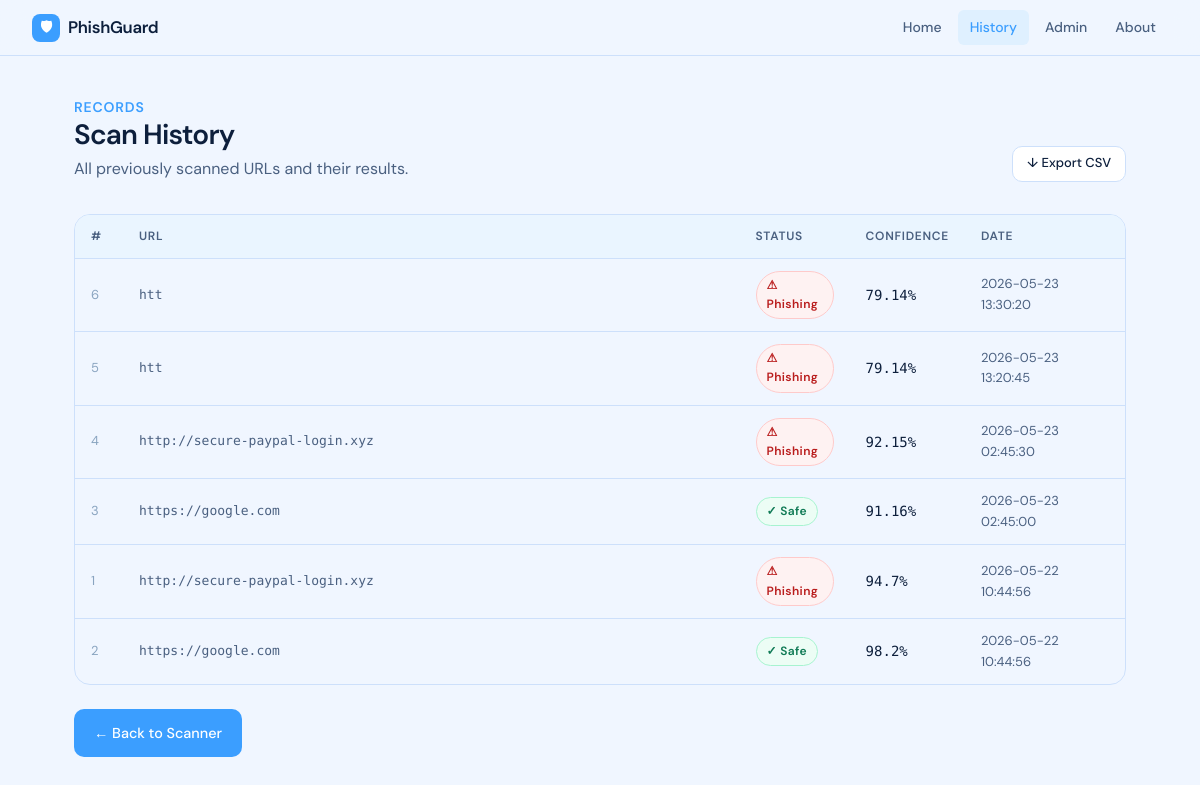
Before: /history with the older database file.
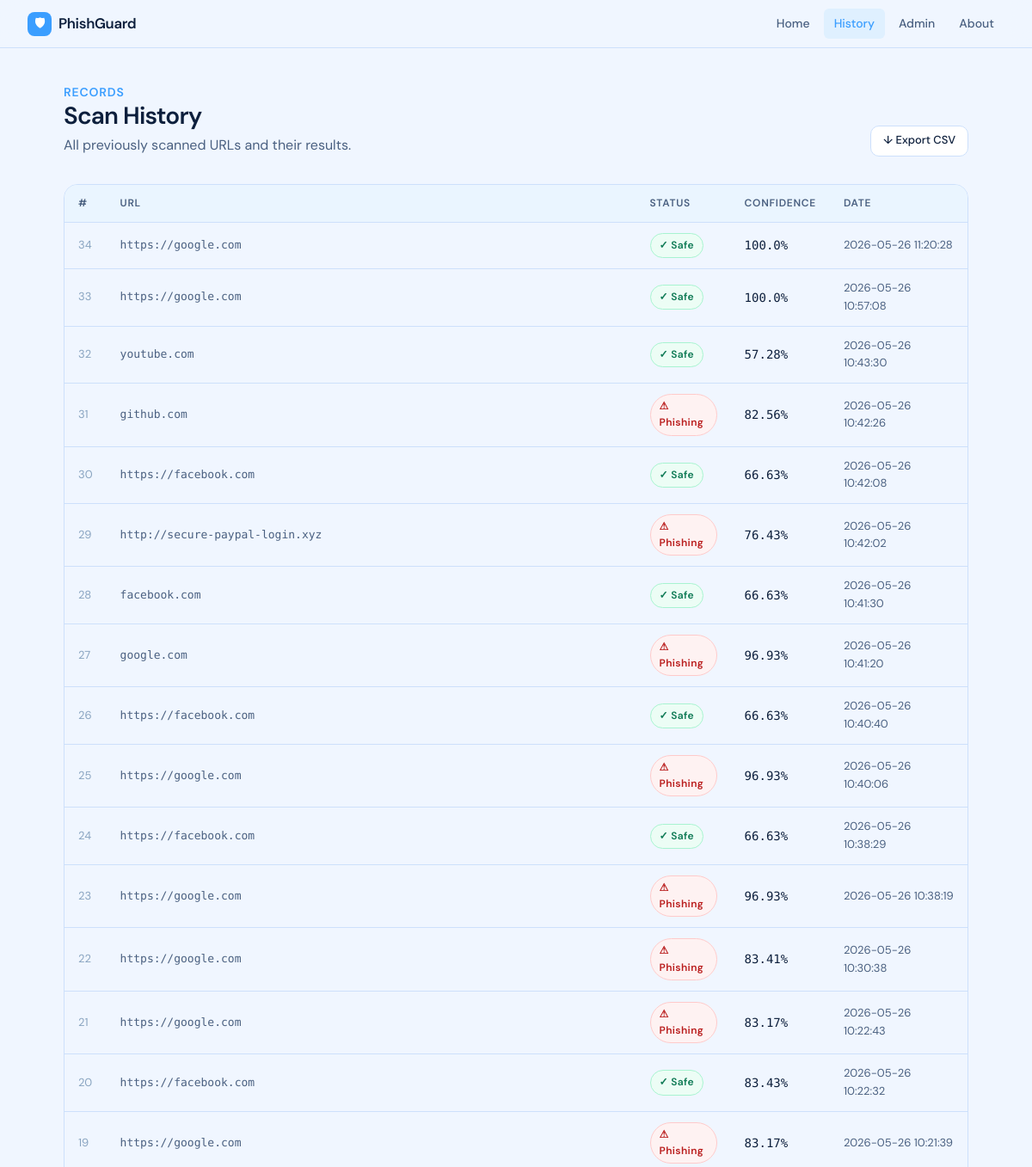
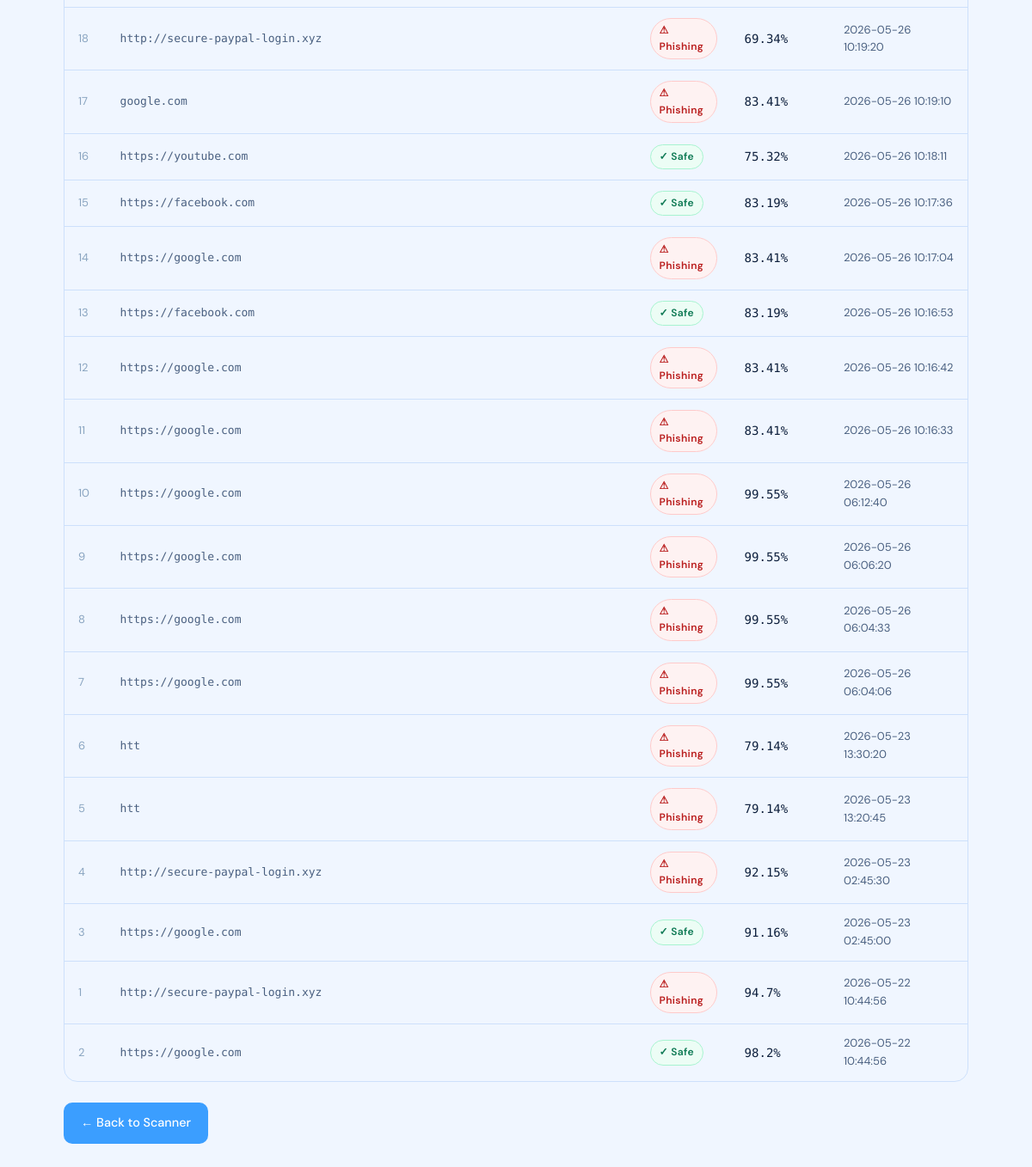
After: the same page with the newer database file (2 pictures, top to bottom).
### tables this page shows
CREATE TABLE scan_history(
        id INTEGER PRIMARY KEY AUTOINCREMENT,
        url TEXT NOT NULL,
        prediction TEXT NOT NULL,
        confidence REAL NOT NULL,
        scan_date TIMESTAMP DEFAULT CURRENT_TIMESTAMP
    );

### app.py (the view)
@app.route("/history")
def history():
    data = get_history()
    return render_template(
        "history.html",
        history=data
    )

### db_helper.py (called while the page is built)
def get_history():
    conn = sqlite3.connect(DATABASE)
    cursor = conn.cursor()
    cursor.execute("""
        SELECT *
        FROM scan_history
        ORDER BY scan_date DESC
    """)
    rows = cursor.fetchall()
    conn.close()
    return rows

### templates/history.html (shortened to what this page needs)
<!DOCTYPE html>
<html lang="en">
<head>
    <link rel="stylesheet" href="{{ url_for('static', filename='css/style.css') }}">
</head>
<body>
<nav class="nav">
    <a href="/" class="nav-brand">
        <div class="shield">🛡</div>
        PhishGuard
    </a>
    <ul class="nav-links" id="navLinks">
        <li><a href="/">Home</a></li>
        <li><a href="/history" class="active">History</a></li>
        <li><a href="/admin">Admin</a></li>
        <li><a href="/about">About</a></li>
    </ul>
</nav>
<main class="page-wide">
    <div class="page-header animate-in">
        <div style="display:flex; align-items:flex-start; justify-content:space-between; flex-wrap:wrap; gap:12px;">
            <div>
                <h3>Records</h3>
                <h1>Scan History</h1>
                <p class="subtitle" style="margin-top:4px;">All previously scanned URLs and their results.</p>
            </div>
            <a href="/export" class="btn btn-secondary btn-sm" style="margin-top:auto;">
                ↓ Export CSV
            </a>
        </div>
    </div>
    <div class="animate-in delay-1">
        {% if history %}
        <div class="table-wrap">
            <table>
                <thead>
                    <tr>
                        <th style="width:48px;">#</th>
                        <th>URL</th>
                        <th style="width:110px;">Status</th>
                        <th style="width:110px;">Confidence</th>
                        <th style="width:160px;">Date</th>
                    </tr>
                </thead>
                <tbody>
                    {% for row in history %}
                    <tr>
                        <td style="color:var(--text-muted); font-size:0.8125rem;">{{ row[0] }}</td>
                        <td class="td-mono">{{ row[1] }}</td>
                        <td>
                            {% if row[2] == "PHISHING" %}
                            <span class="badge badge-danger">⚠ Phishing</span>
                            {% elif row[2] == "SAFE" %}
                            <span class="badge badge-safe">✓ Safe</span>
                            {% else %}
                            <span class="badge badge-warn">? {{ row[2] }}</span>
                            {% endif %}
                        </td>
                        <td style="font-family:var(--font-mono); font-size:0.875rem;">{{ row[3] }}%</td>
                        <td style="color:var(--text-secondary); font-size:0.8125rem;">{{ row[4] }}</td>
                    </tr>
                    {% endfor %}
                </tbody>
            </table>
        </div>
        {% else %}
        <div class="card" style="text-align:center; padding:3rem 1.5rem;">
            <div style="font-size:2rem; margin-bottom:12px;">📭</div>
            <p style="color:var(--text-secondary); font-size:0.9375rem;">No scans yet. <a href="/" style="color:var(--accent);">Scan your first URL.</a></p>
        </div>
        {% endif %}
    </div>
    <div class="actions-row animate-in delay-2">
        <a href="/" class="btn btn-primary">← Back to Scanner</a>
    </div>
</main>
</body>
</html>

### static/css/style.css (style rules this page uses)
*, *::before, *::after { margin: 0; padding: 0; box-sizing: border-box; }
:root { --font-main: 'DM Sans', sans-serif; --font-mono: 'DM Mono', monospace; --bg: #f0f6ff; --surface: #ffffff; --border: #cde0fb; --border-strong: #a8c8f8; --text-primary: #0d1f3c; --text-secondary: #4a6080; --text-muted: #89a4c0; --accent: #3b9eff; --accent-light: #dff0ff; --accent-hover: #1f8ff0; --accent-soft: #eaf5ff; --nav-bg: rgba(240, 246, 255, 0.88); --safe: #0f7a55; --safe-bg: #ecfdf5; --safe-border: #a7f3d0; --danger: #b91c1c; --danger-bg: #fef2f2; --danger-border: #fecaca; --warn: #92400e; --warn-bg: #fffbeb; --warn-border: #fde68a; --radius-sm: 6px; --radius-md: 10px; --radius-lg: 16px; --radius-xl: 24px; --shadow-sm: 0 1px 3px rgba(59,158,255,0.08), 0 1px 2px rgba(59,158,255,0.05); --shadow-md: 0 4px 12px rgba(59,158,255,0.12), 0 2px 4px rgba(59,158,255,0.06); }
html { font-size: 16px; }
body { font-family: var(--font-main); background: var(--bg); color: var(--text-primary); line-height: 1.6; min-height: 100vh; }
.nav { position: sticky; top: 0; z-index: 100; background: var(--nav-bg); backdrop-filter: blur(12px); -webkit-backdrop-filter: blur(12px); border-bottom: 1px solid var(--border); padding: 0 2rem; height: 56px; display: flex; align-items: center; justify-content: space-between; }
.nav-brand { font-weight: 600; font-size: 1.05rem; color: var(--text-primary); text-decoration: none; display: flex; align-items: center; gap: 8px; letter-spacing: -0.02em; }
.nav-brand .shield { width: 28px; height: 28px; background: var(--accent); border-radius: 8px; display: flex; align-items: center; justify-content: center; color: white; font-size: 14px; }
.nav-links { display: flex; align-items: center; gap: 4px; list-style: none; }
.nav-links a { display: block; padding: 6px 12px; border-radius: var(--radius-sm); font-size: 0.875rem; font-weight: 500; color: var(--text-secondary); text-decoration: none; transition: background 0.15s, color 0.15s; }
.nav-links a:hover, .nav-links a.active { background: var(--accent-light); color: var(--accent); }
.page-wide { max-width: 1100px; margin: 0 auto; padding: 2.5rem 1.5rem 4rem; }
h1 { font-size: 1.75rem; font-weight: 600; letter-spacing: -0.03em; color: var(--text-primary); line-height: 1.2; }
h3 { font-size: 0.875rem; font-weight: 600; text-transform: uppercase; letter-spacing: 0.06em; color: var(--accent); }
.subtitle { font-size: 1rem; color: var(--text-secondary); margin-top: 0.4rem; }
.btn { display: inline-flex; align-items: center; justify-content: center; gap: 7px; height: 48px; padding: 0 20px; border: none; border-radius: var(--radius-md); font-family: var(--font-main); font-size: 0.9rem; font-weight: 500; cursor: pointer; transition: background 0.15s, transform 0.1s; white-space: nowrap; text-decoration: none; }
.btn-primary { background: var(--accent); color: #fff; }
.btn-secondary { background: var(--surface); color: var(--text-primary); border: 1px solid var(--border); }
.btn-sm { height: 36px; padding: 0 14px; font-size: 0.8125rem; }
.badge { display: inline-flex; align-items: center; gap: 5px; padding: 4px 10px; border-radius: 999px; font-size: 0.75rem; font-weight: 600; letter-spacing: 0.03em; }
.badge-safe { background: var(--safe-bg); color: var(--safe); border: 1px solid var(--safe-border); }
.badge-danger { background: var(--danger-bg); color: var(--danger); border: 1px solid var(--danger-border); }
.table-wrap { overflow-x: auto; border: 1px solid var(--border); border-radius: var(--radius-lg); margin-top: 1rem; }
table { width: 100%; border-collapse: collapse; font-size: 0.875rem; }
thead th { background: var(--accent-soft); color: var(--text-secondary); font-weight: 600; font-size: 0.75rem; text-transform: uppercase; letter-spacing: 0.06em; padding: 12px 16px; text-align: left; border-bottom: 1px solid var(--border); }
tbody td { padding: 12px 16px; color: var(--text-primary); border-bottom: 1px solid var(--border); vertical-align: middle; }
tbody tr:last-child td { border-bottom: none; }
.td-mono { font-family: var(--font-mono); font-size: 0.8125rem; color: var(--text-secondary); max-width: 280px; overflow: hidden; text-overflow: ellipsis; white-space: nowrap; }
.page-header { margin-bottom: 2rem; }
.page-header h1 { margin-bottom: 4px; }
.actions-row { display: flex; gap: 10px; flex-wrap: wrap; margin-top: 1.5rem; }
.animate-in { animation: fadeUp 0.35s ease both; }
.delay-1 { animation-delay: 0.05s; }
.delay-2 { animation-delay: 0.1s; }

Changed rows visible on the page:
added scan_history: id "34", url "https://google.com", prediction "✓ Safe", confidence "100.0", scan_date "2026-05-26 11:20:28"
added scan_history: id "33", url "https://google.com", prediction "✓ Safe", confidence "100.0", scan_date "2026-05-26 10:57:08"
added scan_history: id "32", url "youtube.com", prediction "✓ Safe", confidence "57.28", scan_date "2026-05-26 10:43:30"
added scan_history: id "31", url "github.com", prediction "⚠ Phishing", confidence "82.56", scan_date "2026-05-26 10:42:26"
added scan_history: id "30", url "https://facebook.com", prediction "✓ Safe", confidence "66.63", scan_date "2026-05-26 10:42:08"
added scan_history: id "29", url "http://secure-paypal-login.xyz", prediction "⚠ Phishing", confidence "76.43", scan_date "2026-05-26 10:42:02"
added scan_history: id "28", url "facebook.com", prediction "✓ Safe", confidence "66.63", scan_date "2026-05-26 10:41:30"
added scan_history: id "27", url "google.com", prediction "⚠ Phishing", confidence "96.93", scan_date "2026-05-26 10:41:20"
added scan_history: id "26", url "https://facebook.com", prediction "✓ Safe", confidence "66.63", scan_date "2026-05-26 10:40:40"
added scan_history: id "25", url "https://google.com", prediction "⚠ Phishing", confidence "96.93", scan_date "2026-05-26 10:40:06"
added scan_history: id "24", url "https://facebook.com", prediction "✓ Safe", confidence "66.63", scan_date "2026-05-26 10:38:29"
added scan_history: id "23", url "https://google.com", prediction "⚠ Phishing", confidence "96.93", scan_date "2026-05-26 10:38:19"
added scan_history: id "22", url "https://google.com", prediction "⚠ Phishing", confidence "83.41", scan_date "2026-05-26 10:30:38"
added scan_history: id "21", url "https://google.com", prediction "⚠ Phishing", confidence "83.17", scan_date "2026-05-26 10:22:43"
added scan_history: id "20", url "https://facebook.com", prediction "✓ Safe", confidence "83.43", scan_date "2026-05-26 10:22:32"
added scan_history: id "19", url "https://google.com", prediction "⚠ Phishing", confidence "83.17", scan_date "2026-05-26 10:21:39"
added scan_history: id "18", url "http://secure-paypal-login.xyz", prediction "⚠ Phishing", confidence "69.34", scan_date "2026-05-26 10:19:20"
added scan_history: id "17", url "google.com", prediction "⚠ Phishing", confidence "83.41", scan_date "2026-05-26 10:19:10"
added scan_history: id "16", url "https://youtube.com", prediction "✓ Safe", confidence "75.32", scan_date "2026-05-26 10:18:11"
added scan_history: id "15", url "https://facebook.com", prediction "✓ Safe", confidence "83.19", scan_date "2026-05-26 10:17:36"
added scan_history: id "14", url "https://google.com", prediction "⚠ Phishing", confidence "83.41", scan_date "2026-05-26 10:17:04"
added scan_history: id "13", url "https://facebook.com", prediction "✓ Safe", confidence "83.19", scan_date "2026-05-26 10:16:53"
added scan_history: id "12", url "https://google.com", prediction "⚠ Phishing", confidence "83.41", scan_date "2026-05-26 10:16:42"
added scan_history: id "11", url "https://google.com", prediction "⚠ Phishing", confidence "83.41", scan_date "2026-05-26 10:16:33"
added scan_history: id "10", url "https://google.com", prediction "⚠ Phishing", confidence "99.55", scan_date "2026-05-26 06:12:40"
added scan_history: id "9", url "https://google.com", prediction "⚠ Phishing", confidence "99.55", scan_date "2026-05-26 06:06:20"
added scan_history: id "8", url "https://google.com", prediction "⚠ Phishing", confidence "99.55", scan_date "2026-05-26 06:04:33"
added scan_history: id "7", url "https://google.com", prediction "⚠ Phishing", confidence "99.55", scan_date "2026-05-26 06:04:06"
